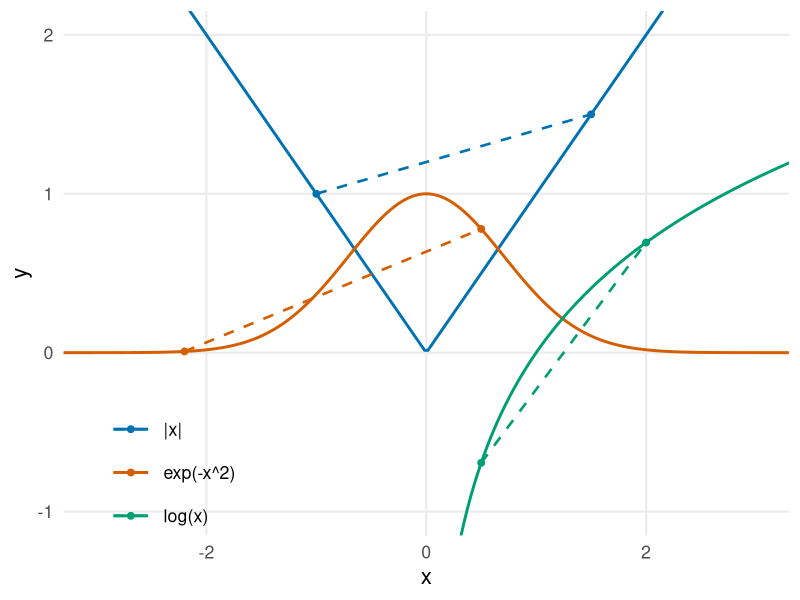

R code for this plot:
# Used in: ../03-convex.tex
#
# Compare one convex, one concave, and one neither-convex-nor-concave function
# together with illustrative secant lines.

set.seed(1L)

library(data.table)
library(ggplot2)
library(grid)

dir.create("../figure", recursive = TRUE, showWarnings = FALSE)

x_grid = seq(-15, 15, length.out = 1000L)
x_grid_log = x_grid[x_grid > 0]

curve_data = rbindlist(list(
  data.table(x = x_grid, y = abs(x_grid), function_id = "abs"),
  data.table(x = x_grid_log, y = log(x_grid_log), function_id = "log"),
  data.table(x = x_grid, y = exp(-(x_grid^2)), function_id = "exp")
))

point_data = rbindlist(list(
  data.table(function_id = "abs", x = c(-1, 1.5), y = abs(c(-1, 1.5))),
  data.table(function_id = "log", x = c(0.5, 2), y = log(c(0.5, 2))),
  data.table(function_id = "exp", x = c(-2.2, 0.5), y = exp(-(c(-2.2, 0.5)^2)))
))

segment_data = data.table(
  function_id = c("abs", "log", "exp"),
  x = c(-1, 0.5, -2.2),
  y = c(1, log(0.5), exp(-(-2.2)^2)),
  xend = c(1.5, 2, 0.5),
  yend = c(1.5, log(2), exp(-(0.5^2)))
)

function_colors = c(abs = "#0072B2", log = "#009E73", exp = "#D55E00")

conv_conc_plot = ggplot() +
  geom_line(
    data = curve_data,
    aes(x = x, y = y, colour = function_id),
    linewidth = 1
  ) +
  geom_point(
    data = point_data,
    aes(x = x, y = y, colour = function_id),
    size = 2
  ) +
  geom_segment(
    data = segment_data,
    aes(x = x, y = y, xend = xend, yend = yend, colour = function_id),
    linewidth = 0.9,
    linetype = 2
  ) +
  scale_colour_manual(
    values = function_colors,
    labels = c(abs = "|x|", log = "log(x)", exp = "exp(-x^2)")
  ) +
  labs(x = "x", y = "y", colour = NULL) +
  coord_cartesian(xlim = c(-3, 3), ylim = c(-1, 2)) +
  theme_minimal(base_size = 16) +
  theme(
    legend.position = c(0.15, 0.12),
    legend.key.size = unit(1.1, "cm"),
    panel.grid.minor = element_blank()
  )

ggsave("../figure/conv_conc_functions.png", conv_conc_plot, width = 10, height = 8)
